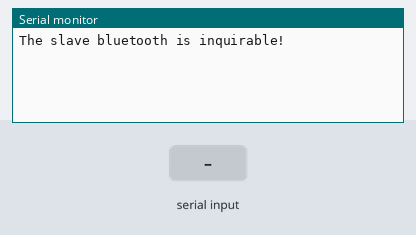
A sketch run on a simulated Arduino Mega 2560, built with avr-gcc and run on an emulated ATmega2560. Shown: the last lines printed to the serial monitor. The test bench sets the inputs (shaded band).

Above: at 5.2 s.
5.3 s: "1," received over the second serial link
At 6.5 s:
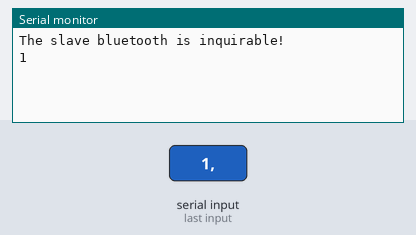
6.8 s: "0," received over the second serial link
At 7.9 s:
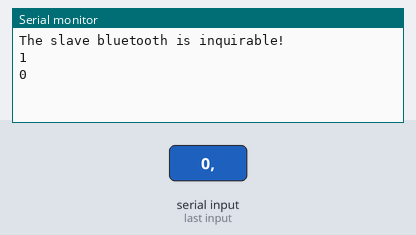

Measured:
- after the input at 5.3 s, the serial monitor: prints a new line at once (image 1)
- after the input at 6.8 s, the serial monitor: prints a new line at once (image 2)

The sketch:

bluetooth.ino
```cpp
#define blueToothSerial Serial2


void setup()
{
    Serial.begin(9600);

    setupBlueToothConnection();

}

void loop()
{
    char recvChar;
    String recvStr;
    String sendStr;
    while(1)
    {
        if(blueToothSerial.available())
        {//check if there's any data sent from the remote bluetooth shield
            //recvChar = blueToothSerial.read();
            recvStr = blueToothSerial.readStringUntil(',');
            Serial.print(recvStr);
            Serial.print("\n");
        }
        if(Serial.available()){
          sendStr = Serial.readString();

          blueToothSerial.println("Send back");
          blueToothSerial.println(sendStr);
        }
    }
}

void setupBlueToothConnection()
{
    blueToothSerial.begin(38400);                           // Set BluetoothBee BaudRate to default baud rate 38400
    blueToothSerial.print("\r\n+STWMOD=0\r\n");             // set the bluetooth work in slave mode
    blueToothSerial.print("\r\n+STNA=GUANSlave\r\n");    // set the bluetooth name as "SeeedBTSlave"
    blueToothSerial.print("\r\n+STOAUT=1\r\n");             // Permit Paired device to connect me
    blueToothSerial.print("\r\n+STAUTO=0\r\n");             // Auto-connection should be forbidden here
    delay(2000);                                            // This delay is required.
    blueToothSerial.print("\r\n+INQ=1\r\n");                // make the slave bluetooth inquirable
    Serial.println("The slave bluetooth is inquirable!");
    delay(2000);                                            // This delay is required.
    blueToothSerial.flush();
}
```
